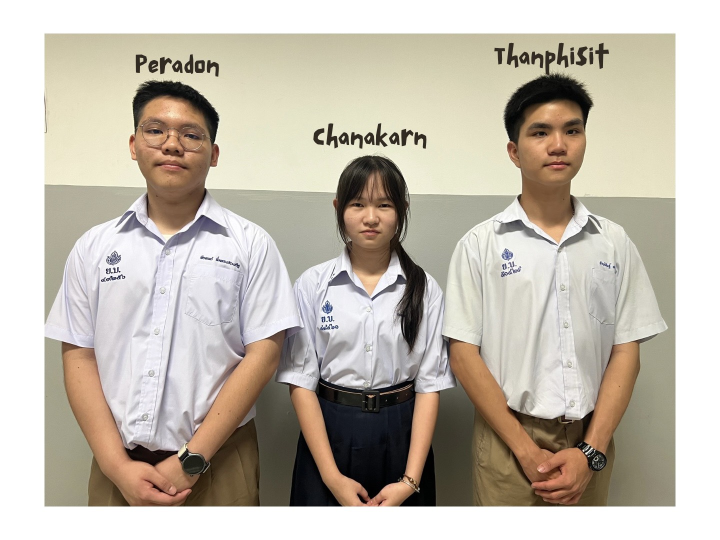
#> input picture mech/models/team-photos/t_pic.jpg, 1440 x 1080 px (shown at 1/2 size)
$ python -i object_solver.py   (imports and definitions only)
#> lines starting #> are read from the running program, lines starting #| are printed output that depends on the picture; after the words box and inside, x2 and y2 are one past the last pixel; in counts of white or black regions, pixels touching at a corner belong together
### src/Raspberrypi/raspberry_pi/raspberry_pi/utils/image_color_utils.py
import numpy as np
import cv2
from utils.enums import Color

HUE_MAX = 180       # OpenCV packs the 360-degree hue circle into 0-179
HUE_SEAM = HUE_MAX - 1

# Colors are authored in RGB: an anchor color you can eyedropper straight out of
# a frame, plus how far the hue may drift from it and the saturation/value band
# it has to land in. Only the hue comes from the RGB triple -- S and V stay
# explicit, because an RGB box cannot express bounds like GREEN's value ceiling
# or WHITE's "any hue, almost no saturation". A hue_tol of None means the hue is
# ignored entirely.
COLOR_SPECS = {
    #                  anchor RGB        hue_tol  saturation   value
    Color.BLUE:       ((0, 42, 255),        15,   (50, 255),  (50, 255)),
    Color.ORANGE:     ((255, 213, 0),       12,   (50, 255),  (50, 255)),
    Color.ALL_COLORS: ((255, 255, 255),   None,   (100, 255), (50, 255)),
    #Color.GREEN:     ((0, 255, 0),         10,   (90, 255),  (50, 205)),
    Color.GREEN:      ((70, 120, 60),         9,   (90, 230),  (20, 250)),
    Color.RED:        ((140, 30, 30), 6, (125, 210), (55, 200)),
    Color.PINK:       ((255, 0, 153),       12,   (135, 255), (75, 255)),
    Color.WHITE:      ((255, 255, 255),   None,   (0, 30),    (100, 255)),
}


def rgb_to_hue(rgb):
    """
    Convert an RGB triple to its OpenCV hue (0-179).

    I/O:
        rgb (tuple): (R, G, B), each 0-255.
        returns: int: the hue channel of that color in OpenCV's HSV encoding.
    """
    pixel = np.uint8([[list(rgb)]])
    return int(cv2.cvtColor(pixel, cv2.COLOR_RGB2HSV)[0][0][0])


def build_hsv_range(anchor_rgb, hue_tol, saturation, value):
    """
    Turn an RGB-authored color spec into the HSV bounds cv2.inRange wants.

    A hue window that crosses the 0/360-degree seam is returned with an upper
    hue above 179, which is the form calculate_color_mask splits back into two
    masks (it reads the overshoot as `upper - 179`).

    I/O:
        anchor_rgb (tuple): representative (R, G, B) for the color.
        hue_tol (int|None): allowed hue drift either side of the anchor, or None for any hue.
        saturation (tuple): (min, max) saturation, 0-255.
        value (tuple): (min, max) value, 0-255.
        returns: tuple[np.ndarray, np.ndarray]: the lower and upper HSV bounds.
    """
    s_low, s_high = saturation
    v_low, v_high = value
    if hue_tol is None:
        h_low, h_high = 0, HUE_SEAM
    else:
        hue = rgb_to_hue(anchor_rgb)
        h_low, h_high = hue - hue_tol, hue + hue_tol
        if h_low < 0:
            h_low += HUE_MAX
            h_high += HUE_SEAM
    return np.array([h_low, s_low, v_low]), np.array([h_high, s_high, v_high])


COLOR_RANGES = {color: build_hsv_range(*spec) for color, spec in COLOR_SPECS.items()}

class ImageColorUtils:
    @staticmethod
    def calculate_color_mask(hsv_img, color):
        """
        Generate a binary mask for the specified color in an HSV image.

        I/O:
            hsv_img (np.ndarray): The input HSV image.
            color (Color): The color to detect (must be a key in COLOR_RANGES).
            returns: np.ndarray: A binary mask where the specified color is white (255) and all else is black (0).
        """
        lower = COLOR_RANGES[color][0].copy()
        upper = COLOR_RANGES[color][1].copy()
        if upper[0] > 179:
            extra = upper[0] - 179
            upper[0] = 179
            mask1 = cv2.inRange(hsv_img, lower, upper)
            lower[0] = 0
            upper2 = np.array([extra, upper[1], upper[2]])
            mask2 = cv2.inRange(hsv_img, lower, upper2)
            mask = cv2.bitwise_or(mask1, mask2)
        else:
            mask = cv2.inRange(hsv_img, lower, upper)
        return mask

    # [38 lines left out: functions is_color_at_point, find_color_from_pt, find_color_from_rect, not called in this run]

    @staticmethod
    def is_rect_green(img, rect):
        return ImageColorUtils.find_color_from_rect(img, rect, Color.GREEN)

### src/Raspberrypi/raspberry_pi/raspberry_pi/classes/object_solver.py
import math
from dataclasses import dataclass

import cv2
import numpy as np

from utils.enums import Color
from utils.image_color_utils import ImageColorUtils
from utils.image_drawing_utils import ImageDrawingUtils
from utils.image_transform_utils import ImageTransformUtils

# ============================================================================
# Camera / lens configuration
# ============================================================================
# IMPORTANT: this is NOT the lens' rated 160 FOV. Picamera2's chosen sensor
# mode + the (CAMERA_PIC_WIDTH x CAMERA_PIC_HEIGHT) main-stream resize crop
# the sensor before any of this code sees a frame, so the *delivered* image
# covers a smaller angle than the lens spec sheet. Measure this directly
# against the actual frame (point the camera at two references a known angle
# apart, e.g. floor tiles or a printed protractor, and count pixels between
# them) rather than trusting the lens datasheet number.
CAPTURED_HORIZONTAL_FOV_DEG = 80.0

# Full, UNCROPPED main-stream width that CAPTURED_HORIZONTAL_FOV_DEG was
# measured against (see camera_manager.py's configure_camera/transform_image).
CAPTURED_FRAME_WIDTH_PX = ImageTransformUtils.CAMERA_PIC_WIDTH

# Degrees per pixel, assumed the SAME on both axes (square pixels + an
# equidistant/fisheye-style lens map angle linearly to pixel distance from the
# optical center regardless of the sensor's rectangular aspect ratio). Using
# one figure for both axes is what keeps the 5cm height measurement correct on
# a frame that isn't square.
DEG_PER_PX = CAPTURED_HORIZONTAL_FOV_DEG / CAPTURED_FRAME_WIDTH_PX

# Real-world HEIGHT of the boxes. The WRO traffic signs are 5cm x 5cm on the
# floor and 10cm tall - this is the 10, not the 5. Distance scales linearly
# with it, so the 5.0 that used to be here reported every pillar at half its
# true range.
BOX_HEIGHT_CM = 10.0
MIN_CONTOUR_AREA_PX = 160        # ignore specks smaller than this (noise)
MAX_DISTANCE_CM = 200.0         # ignore solves further than this (noise / grazing angle)
MIN_ANGULAR_HEIGHT_DEG = 0.05   # avoid a division by ~0 on a 1px-tall contour

TARGET_COLORS = (Color.GREEN, Color.RED)

# ============================================================================
# Top-down debug visualizer configuration
# ============================================================================
TOP_DOWN_CANVAS_PX = 500
TOP_DOWN_CM_PER_PX = 1.0        # canvas covers +/-250cm around the robot
TOP_DOWN_RING_STEP_CM = 50

COLOR_BGR = {
    Color.GREEN: (0, 255, 0),
    Color.RED: (0, 0, 255),
}


@dataclass
class DetectedObject:
    color: Color
    distance_cm: float   # straight-line distance from the camera to the box
    bearing_deg: float   # angle off the camera's forward axis, +right / -left
    forward_cm: float     # distance projected onto the robot's forward axis
    lateral_cm: float     # distance projected onto the robot's right axis
    pixel_center: tuple
    box_points: np.ndarray  # 4 corners of the detected box, for drawing


class ObjectSolver:
    """
    Detects GREEN and RED boxes in a frame and solves their position relative
    to the camera, using the boxes' known real-world height (BOX_HEIGHT_CM)
    and the lens' angular field of view.

    Coordinate convention (robot/camera frame, centimeters):
        forward_cm : + straight ahead of the camera
        lateral_cm : + to the camera's right, - to the left

    This assumes a level camera. It does not perform fisheye/lens
    undistortion - pixel offsets are mapped to angles linearly across the
    sensor (equidistant projection) using a single deg-per-pixel figure
    (DEG_PER_PX) shared by both axes, which is a reasonable approximation for
    wide-angle lenses without a full calibration, but will be least accurate
    right at the edges of the frame.

    Distance comes from the box's ANGULAR SIZE, which is independent of where
    the box sits in the frame - so camera_manager.transform_image() cropping
    away the top rows does not affect it. Bearing is measured from a single
    pixel column, though, so it does depend on the frame's horizontal origin;
    horizontal_crop_offset_px exists to correct that if the capture ever gets
    cropped horizontally (it currently isn't - PIC_WIDTH == CAMERA_PIC_WIDTH).
    """

    def __init__(self, debug=False, image_width=None, image_height=None,
                 horizontal_crop_offset_px=0.0):
        self.debug = debug
        self.image_width = image_width or ImageTransformUtils.PIC_WIDTH
        self.image_height = image_height or ImageTransformUtils.PIC_HEIGHT
        self.horizontal_crop_offset_px = horizontal_crop_offset_px

    def set_debug(self, enabled):
        self.debug = enabled

    def detect(self, hsv_image, display_image=None):
        """
        Finds GREEN/RED boxes in hsv_image and solves their position.

        I/O:
            hsv_image: HSV frame to search for boxes in
            display_image: optional BGR frame to draw debug overlays on
                            (only used when self.debug is True)
            return: list of DetectedObject, one per box found
        """
        objects = []
        for color in TARGET_COLORS:
            mask = ImageColorUtils.calculate_color_mask(hsv_image, color)
            objects.extend(self._find_objects_in_mask(mask, color))

        if self.debug:
            self._show_debug(objects, display_image)

        return objects

    def _find_objects_in_mask(self, mask, color):
        contours, _ = cv2.findContours(mask, cv2.RETR_EXTERNAL, cv2.CHAIN_APPROX_SIMPLE)
        objects = []
        for cnt in contours:
            if cv2.contourArea(cnt) < MIN_CONTOUR_AREA_PX:
                continue
            _, _, box_w, box_h = cv2.boundingRect(cnt)
            if box_w > box_h:
                # Blocks stand upright, so a wider-than-tall bounding box is noise.
                continue
            obj = self._solve_position(cv2.minAreaRect(cnt), color)
            if obj is not None:
                objects.append(obj)
        return objects

    def _solve_position(self, rect, color):
        box_points = cv2.boxPoints(rect)
        center_x, center_y = rect[0]

        # The boxes are twice as tall as they are wide, so the LONGEST side of
        # the rotated rect is the height. Measuring the rect's own side (rather
        # than the vertical extent of its axis-aligned bounding box) keeps the
        # reading correct when the box appears tilted in frame - a tilted
        # upright box has a taller bounding box than it does an actual height,
        # which would otherwise read as closer than it really is.
        height_px = max(rect[1])
        angular_height_deg = height_px * DEG_PER_PX
        if angular_height_deg < MIN_ANGULAR_HEIGHT_DEG:
            return None

        distance_cm = (BOX_HEIGHT_CM / 2.0) / math.tan(math.radians(angular_height_deg / 2.0))
        if not (0 < distance_cm <= MAX_DISTANCE_CM):
            return None

        bearing_deg = self._horizontal_pixel_to_angle(center_x)
        forward_cm = distance_cm * math.cos(math.radians(bearing_deg))
        lateral_cm = distance_cm * math.sin(math.radians(bearing_deg))

        return DetectedObject(
            color=color,
            distance_cm=round(distance_cm, 1),
            bearing_deg=round(bearing_deg, 1),
            forward_cm=round(forward_cm, 1),
            lateral_cm=round(lateral_cm, 1),
            pixel_center=(int(center_x), int(center_y)),
            box_points=np.intp(box_points),
        )

    def _horizontal_pixel_to_angle(self, x):
        full_frame_x = x + self.horizontal_crop_offset_px
        return (full_frame_x - CAPTURED_FRAME_WIDTH_PX / 2.0) * DEG_PER_PX

    # ========================================================================
    # DEBUG VISUALIZATION
    # ========================================================================

    # [63 lines left out: functions _show_debug, _render_camera_overlay, _render_top_down, _draw_fov_cone, _draw_range_rings, not called in this run]

>>> import cv2
>>> picture = cv2.imread('../../../../../mech/models/team-photos/t_pic.jpg')
#> picture is the input picture: shape (1080, 1440, 3); mean B, G, R 173.9, 186.2, 194
>>> result = ObjectSolver().detect(picture)
#> the loop in detect, `for color in TARGET_COLORS:` made 2 passes
#> pass 1, in calculate_color_mask, `mask = cv2.inRange(hsv_img, lower, upper)`:
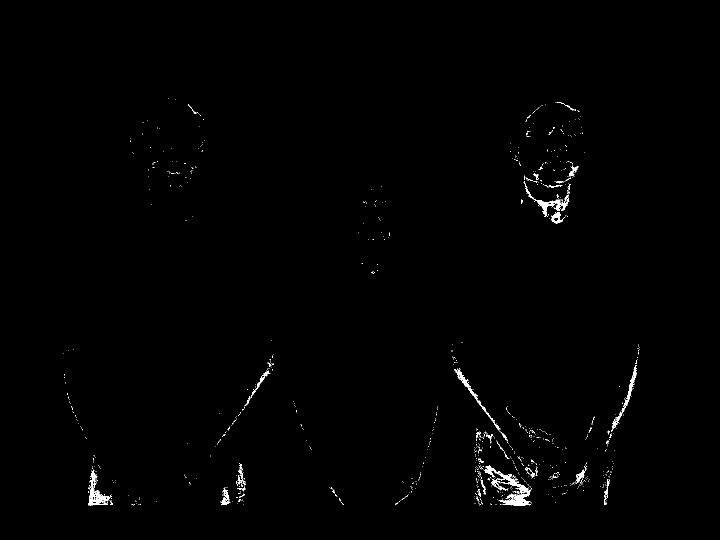
#> mask: shape (1080, 1440) (shown at 1/2 size); 0.59% white; 922 white regions (878 under 20 px), largest, box (x1, y1, x2, y2) and area: (968, 933, 1064, 1011) 1643, (1047, 362, 1139, 434) 859, (177, 939, 223, 1011) 852
#> pass 2, in calculate_color_mask (call 2), `mask1 = cv2.inRange(hsv_img, lower, upper)`:
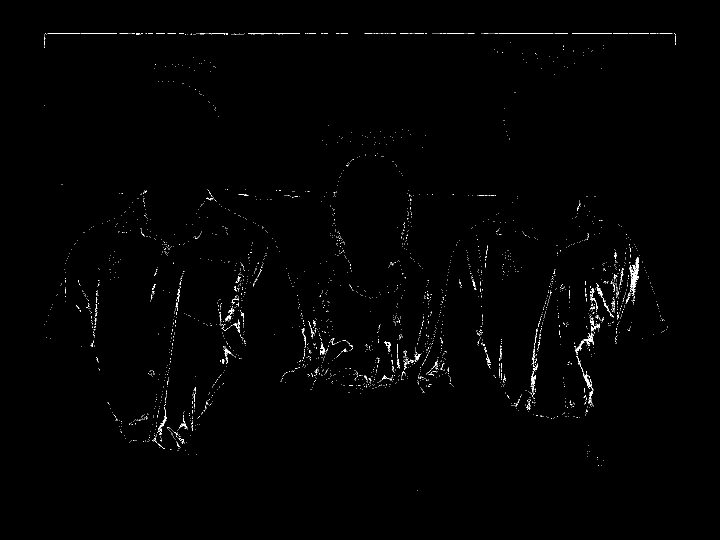
#> mask1: shape (1080, 1440) (shown at 1/2 size); 0.64% white in thin lines or dots, all inside (x1, y1, x2, y2) = (89, 67, 1351, 982)
#> after the loop in detect, `for color in TARGET_COLORS:`: objects = 6 items
#> result = 6 items
